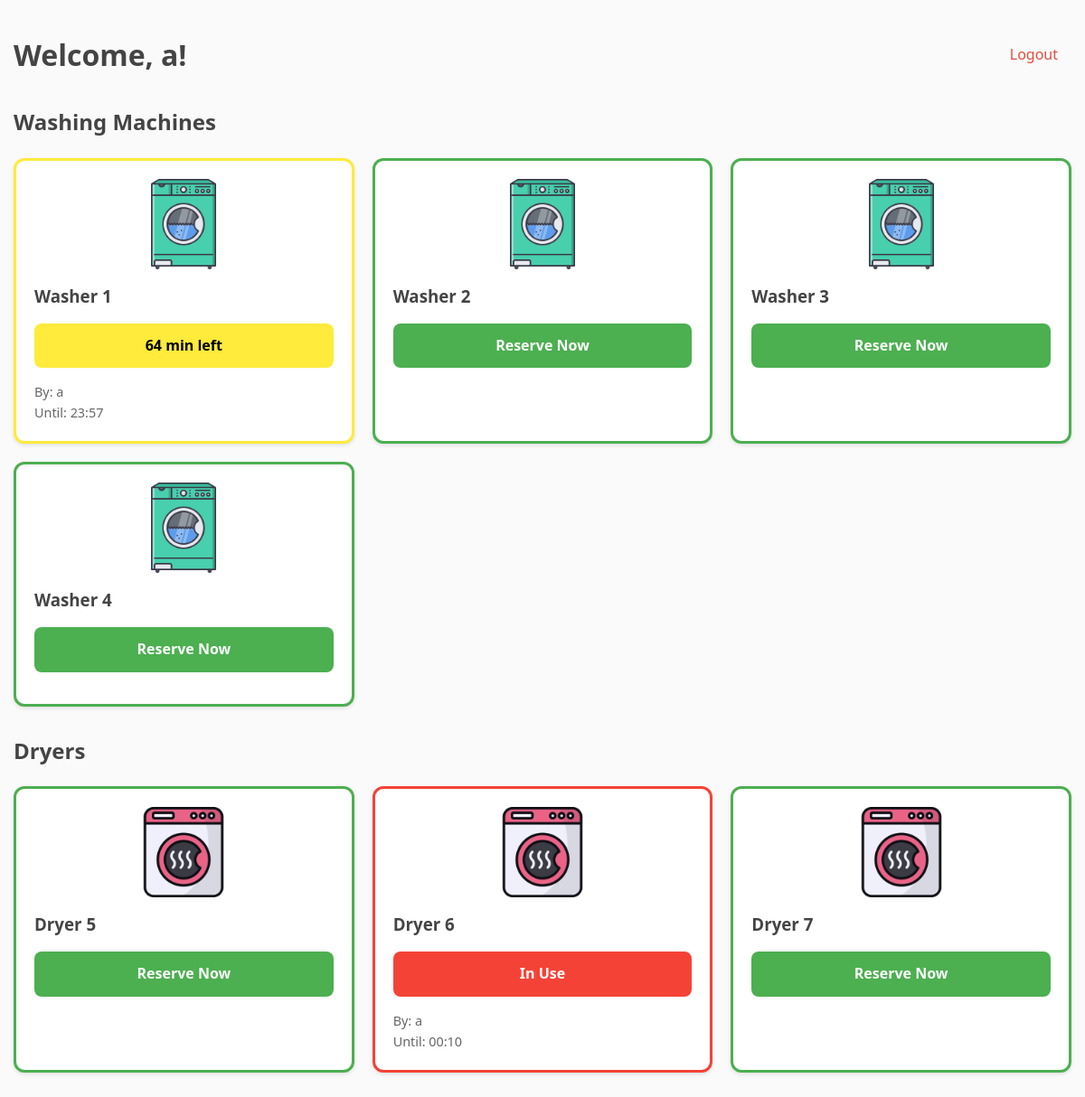
Page /index (signed in) on the committed database.
### app.py (models this page shows)
class User(UserMixin, db.Model):
    id = db.Column(db.Integer, primary_key=True)
    email = db.Column(db.String(100), unique=True)
    password = db.Column(db.String(200))
    name = db.Column(db.String(100))
    appliances = db.relationship('Appliance', backref='user', lazy=True)

class Appliance(db.Model):
    id = db.Column(db.Integer, primary_key=True)
    type = db.Column(db.String(20))  # 'washer' or 'dryer'
    status = db.Column(db.String(20), default='free')
    user_id = db.Column(db.Integer, db.ForeignKey('user.id'))
    reservation_time = db.Column(db.DateTime)

### app.py (the view)
@app.route('/index')
@login_required
def index():
    appliances = Appliance.query.all()
    for appliance in appliances:
        update_appliance_status(appliance)
    return render_template('index.html',
                         appliances=appliances,
                         datetime=datetime,
                         timedelta=timedelta)

### app.py (called while the page is built)
@login_manager.user_loader
def load_user(user_id):
    return User.query.get(int(user_id))

def update_appliance_status(appliance):
    if appliance.status in ['in_use', 'almost_done'] and appliance.reservation_time:
        time_remaining = appliance.reservation_time + timedelta(hours=1) - datetime.now()
        if time_remaining < timedelta(0):
            appliance.status = 'free'
            appliance.user_id = None
            appliance.reservation_time = None
        elif time_remaining <= timedelta(minutes=10):
            appliance.status = 'almost_done'
        else:
            appliance.status = 'in_use'
        db.session.commit()

### templates/index.html
{% extends "base.html" %}
{% block content %}
<div class="dashboard">
    <header class="header">
        <h1>Welcome, {{ current_user.name }}!</h1>
        <a href="{{ url_for('logout') }}" class="logout-btn">Logout</a>
    </header>
    <div class="appliance-section">
        <h2>Washing Machines</h2>
        <div class="appliance-grid">
            {% for appliance in appliances if appliance.type == 'washer' %}
                {% include 'appliance_card.html' %}
            {% endfor %}
        </div>
    </div>
    <div class="appliance-section">
        <h2>Dryers</h2>
        <div class="appliance-grid">
            {% for appliance in appliances if appliance.type == 'dryer' %}
                {% include 'appliance_card.html' %}
            {% endfor %}
        </div>
    </div>
</div>
{% endblock %}

### templates/appliance_card.html
<div class="appliance-card {{ appliance.status }}">
    <img src="{{ url_for('static', filename='images/' ~ appliance.type ~ '.png') }}"
         alt="{{ appliance.type }}"
         class="appliance-image">
    <div class="appliance-info">
        <h3>{{ appliance.type|title }} {{ appliance.id }}</h3>
        {% if appliance.status == 'free' %}
            <a href="{{ url_for('reserve', appliance_id=appliance.id) }}"
               class="status-btn free">
                Reserve Now
            </a>
        {% else %}
            <div class="status-btn {{ 'almost-done' if appliance.status == 'almost_done' else 'in-use' }}">
                {% if appliance.status == 'almost_done' %}
                    {{ ((appliance.reservation_time + timedelta(hours=1)) - datetime.now()).seconds // 60 }} min left
                {% else %}
                    In Use
                {% endif %}
            </div>
            <div class="reservation-info">
                <p>By: {{ appliance.user.name }}</p>
                <p>Until: {{ (appliance.reservation_time + timedelta(hours=1)).strftime('%H:%M') }}</p>
            </div>
        {% endif %}
    </div>
</div>

### static/style.css (style rules this page uses)
* { box-sizing: border-box; margin: 0; padding: 0; }
body { font-family: 'Segoe UI', system-ui, -apple-system, sans-serif; background: #fafafa; line-height: 1.6; color: #444; }
.dashboard { padding: 20px 0; }
.header { display: flex; justify-content: space-between; align-items: center; margin-bottom: 30px; }
.logout-btn { color: #e74c3c; text-decoration: none; padding: 8px 15px; border-radius: 6px; transition: background 0.3s ease; }
.appliance-section { margin: 30px 0; }
.appliance-section h2 { color: #444; margin-bottom: 20px; }
.appliance-grid { display: grid; gap: 20px; grid-template-columns: repeat(auto-fit, minmax(280px, 1fr)); }
.appliance-card { background: #fff; border-radius: 12px; padding: 20px; box-shadow: 0 2px 4px rgba(0, 0, 0, 0.1); border: 3px solid transparent; transition: transform 0.3s ease; }
.appliance-card.free { border-color: #4CAF50; }
.appliance-card.in_use { border-color: #f44336; }
.appliance-card.almost_done { border-color: #ffeb3b; }
.appliance-image { width: 100%; max-width: 100px; display: block; margin: 0 auto 15px; }
.status-btn { display: block; padding: 12px; border-radius: 8px; text-align: center; font-weight: 600; margin: 15px 0; text-decoration: none; border: none; cursor: pointer; }
.status-btn.free { background: #4CAF50; color: white; }
.status-btn.in-use { background: #f44336; color: white; cursor: not-allowed; }
.status-btn.almost-done { background: #ffeb3b; color: black; animation: pulse 1.5s infinite; }
.reservation-info { font-size: 0.9rem; color: #666; margin-top: 10px; }

### rows in the picture
User: name "a"
Appliance: type (picture), type "Washer", id "1", user.name "a", reservation_time "23:57"
Appliance: type (picture), type "Washer", id "2"
Appliance: type (picture), type "Washer", id "3"
Appliance: type (picture), type "Washer", id "4"
Appliance: type (picture), type "Dryer", id "5"
Appliance: type (picture), type "Dryer", id "6", status "In Use", user.name "a", reservation_time "00:10"
Appliance: type (picture), type "Dryer", id "7"
